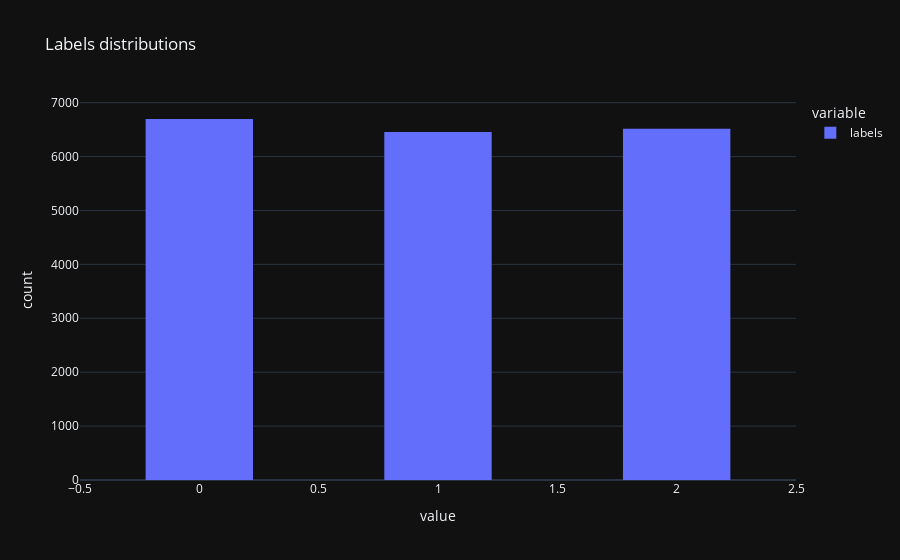

The code cell stored with this chart in its notebook:
### Code cell
fig = eval_df.labels.hist(title='Labels distributions')
fig.update_layout(
    # title_text='Sampled Results', # title of plot
    # xaxis_title_text='Value', # xaxis label
    # yaxis_title_text='Count', # yaxis label
    bargap=0.5, # gap between bars of adjacent location coordinates
    bargroupgap=0.1 # gap between bars of the same location coordinates
)
fig.show()

### Figure 1 — Plotly figure (JSON) as saved in the notebook; plotly's stock layout.template omitted (floating-point values rounded to 4 significant figures; data arrays with more than 128 entries replaced by an {"elided": "..."} marker saying what was removed)
{"data": [{"alignmentgroup": "True", "bingroup": "x", "hovertemplate": "variable=labels<br>value=%{x}<br>count=%{y}<extra></extra>", "legendgroup": "labels", "marker": {"color": "#636efa", "pattern": {"shape": ""}}, "name": "labels", "offsetgroup": "labels", "orientation": "v", "showlegend": true, "type": "histogram", "x": {"elided": "19666 int values"}, "xaxis": "x", "yaxis": "y"}], "layout": {"bargap": 0.5, "bargroupgap": 0.1, "barmode": "relative", "legend": {"title": {"text": "variable"}, "tracegroupgap": 0}, "title": {"text": "Labels distributions"}, "xaxis": {"anchor": "y", "domain": [0, 1], "title": {"text": "value"}}, "yaxis": {"anchor": "x", "domain": [0, 1], "title": {"text": "count"}}}}
